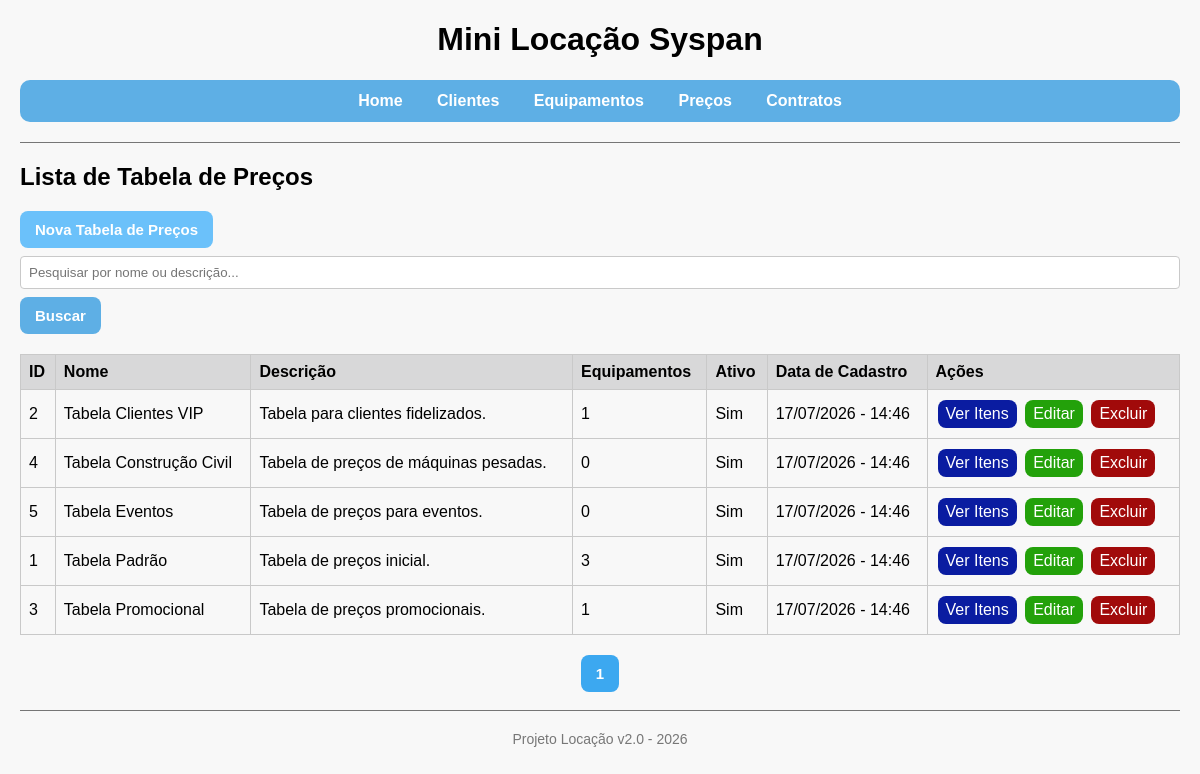
The app's page /projeto-locacao/precos/listar.php with its own data.
### tables this page shows
CREATE TABLE IF NOT EXISTS precos (
 id INT AUTO_INCREMENT PRIMARY KEY,
 nome VARCHAR(100) NOT NULL,
 descricao VARCHAR(255) NULL,
 ativo TINYINT(1) NOT NULL DEFAULT 1,
 created_at DATETIME NOT NULL DEFAULT CURRENT_TIMESTAMP,
 updated_at DATETIME DEFAULT CURRENT_TIMESTAMP ON UPDATE CURRENT_TIMESTAMP
);

### projeto-locacao/helpers.php (called while the page is built, shortened)
<?php
    function e(string $value): string {
        return htmlspecialchars($value, ENT_QUOTES | ENT_SUBSTITUTE, 'UTF-8');
    }
    function formatarData(?string $data): string {
        $timestamp = strtotime($data);
        return date('d/m/Y - H:i',$timestamp);
    }
?>

### projeto-locacao/precos/listar.php (the view)
<?php
    require_once '../conexao.php';
    require_once '../helpers.php';
    $pagina = max(1, (int)($_GET['pagina'] ?? 1));
    $registros_pagina  = 5;
    $offset = ($pagina - 1) * $registros_pagina;
    $busca  = trim($_GET['busca'] ?? '');
    $sql = 'SELECT precos.id, precos.nome, precos.descricao, COUNT(preco_itens.id) AS quantidade, precos.ativo, precos.created_at
            FROM precos LEFT JOIN preco_itens ON precos.id = preco_itens.id_preco
            WHERE precos.nome LIKE :busca OR precos.descricao LIKE :busca
            GROUP BY precos.id, precos.nome, precos.descricao, precos.ativo, precos.created_at
            ORDER BY precos.nome ASC LIMIT :registros_pagina OFFSET :offset';
    $consulta = $pdo->prepare($sql);
    $consulta->bindValue(':busca', "%$busca%", PDO::PARAM_STR);
    $consulta->bindValue(':registros_pagina', $registros_pagina, PDO::PARAM_INT);
    $consulta->bindValue(':offset', $offset, PDO::PARAM_INT);
    $consulta->execute();
    $precos = $consulta->fetchAll();
    $sql = 'SELECT COUNT(*) FROM precos WHERE nome LIKE :busca OR descricao LIKE :busca';
    $consulta = $pdo->prepare($sql);
    $consulta->execute([':busca' => "%$busca%"]);
    $total_precos = $consulta->fetchColumn();
    $total_paginas = max(1, ceil($total_precos / $registros_pagina));
    require_once '../layout/header.php';
?>
<h2>Lista de Tabela de Preços</h2>
<a class="links" href="novo.php">Nova Tabela de Preços</a>
<form method="GET">
    <input type="text" name="busca" placeholder="Pesquisar por nome ou descrição..." value="<?= e($busca) ?>">
    <button type="submit">Buscar</button>
</form>
<?php if(!empty($precos)): ?>
    <table>
        <tr>
            <th>ID</th>
            <th>Nome</th>
            <th>Descrição</th>
            <th>Equipamentos</th>
            <th>Ativo</th>
            <th>Data de Cadastro</th>
            <th>Ações</th>
        </tr>
        <?php foreach($precos as $row): ?>
            <tr>
                <td><?= (int)$row["id"] ?></td>
                <td><?= e($row["nome"]) ?></td>
                <td><?= e($row["descricao"]) ?></td>
                <td><?= e((int)($row["quantidade"])) ?></td>
                <td><?= $row["ativo"] ? 'Sim' : 'Não' ?></td>
                <td><?= formatarData($row["created_at"]) ?></td>
                <td>
                    <a class="botao-ver" href="ver.php?id=<?= (int)$row["id"] ?>">Ver Itens</a>
                    <a class="botao-editar" href="editar.php?id=<?= (int)$row["id"] ?>">Editar</a>
                    <a class="botao-excluir" href="excluir.php?id=<?= (int)$row["id"] ?>">Excluir</a>
                </td>
            </tr>
        <?php endforeach; ?>
    </table>
    <div class="paginacao">
        <?php for($i=1; $i <= $total_paginas; $i++): ?>
            <a href="?pagina=<?= $i ?>&busca=<?= urlencode($busca) ?>" class="<?= $i == $pagina ? 'ativa' : '' ?>"><?= $i ?></a>
        <?php endfor; ?>
    </div>
<?php else: ?>
    <p>Nenhuma tabela de preços registrada.</p>
<?php endif; ?>
<?php require_once '../layout/footer.php'; ?>

### projeto-locacao/assets/css/style.css (style rules this page uses)
body { font-family: "Gill Sans Extrabold", Helvetica, sans-serif; background: #f8f8f8; margin: 20px; }
table { width: 100%; border-collapse: collapse; margin-top: 20px; overflow: hidden; border: 1px solid #c9c9c9; }
th, td { padding: 8px; text-align: left; border: 1px solid #c9c9c9; }
th { background: #d8d8d9; }
td a { padding: 5px 8px; border-radius: 8px; text-decoration: none; display: inline-block; margin: 2px; }
.botao-editar { background: #23a10a; color: white; }
.botao-excluir { background: #a10a0a; color: white; }
.botao-ver { background: #0a1ca1; color: white; }
.links { padding: 10px 15px; border-radius: 8px; text-decoration: none; background-color: #6bc1fa; color: white; font-size: 15px; font-weight: bold; display: inline-block; }
input, select, textarea { width: 100%; padding: 8px; margin: 8px 0; box-sizing: border-box; border: 1px solid #c9c9c9; border-radius: 4px; }
button { padding: 10px 15px; border: none; border-radius: 8px; background-color: #5eafe5; color: white; font-size: 15px; font-weight: bold; cursor: pointer; }
.paginacao { margin-top: 20px; text-align: center; }
.paginacao a { display: inline-flex; align-items: center; justify-content: center; padding: 10px 15px; border-radius: 8px; text-decoration: none; background-color: #6bc1fa; color: white; font-size: 15px; font-weight: bold; transition: 0.3s; }
.paginacao a.ativa { background-color: #3ca8f0; }

### records on screen
precos: id "2", nome "Tabela Clientes VIP", descricao "Tabela para clientes fidelizados.", quantidade "1", ativo "Sim", created_at "17/07/2026 - 14:46"
precos: id "4", nome "Tabela Construção Civil", descricao "Tabela de preços de máquinas pesadas.", quantidade "0", ativo "Sim", created_at "17/07/2026 - 14:46"
precos: id "5", nome "Tabela Eventos", descricao "Tabela de preços para eventos.", quantidade "0", ativo "Sim", created_at "17/07/2026 - 14:46"
precos: id "1", nome "Tabela Padrão", descricao "Tabela de preços inicial.", quantidade "3", ativo "Sim", created_at "17/07/2026 - 14:46"
precos: id "3", nome "Tabela Promocional", descricao "Tabela de preços promocionais.", quantidade "1", ativo "Sim", created_at "17/07/2026 - 14:46"
